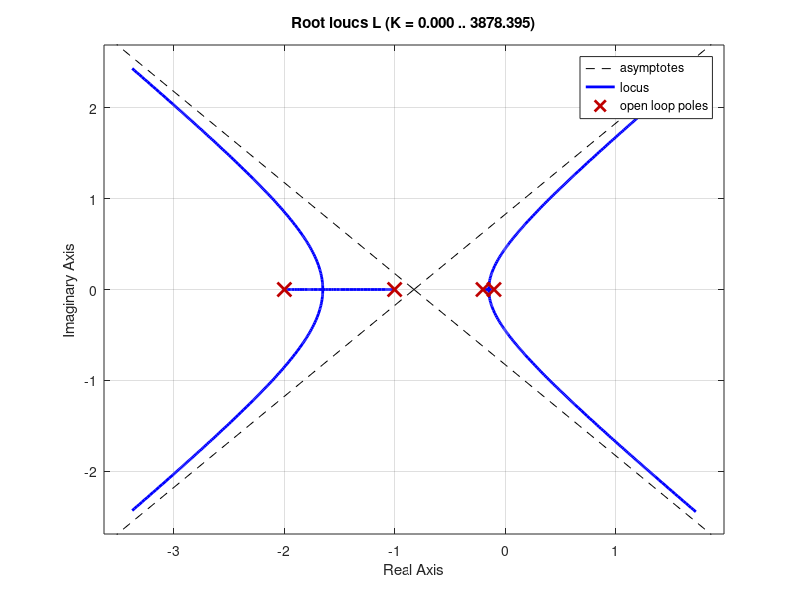

This chart was generated by the following MATLAB code: (Note: this script raises an error after producing the figure.)
%Draw the root-locus of a system given by the open-loop transfer function
s=zpk('s');
L=1/((1+10*s)*(1+5*s)*(1+s)*(1+0.5*s))
rlocus(L)
rlocfind(L)
K=ans
t=0:0.01:40;
step(K*L/(1+K*L),t)